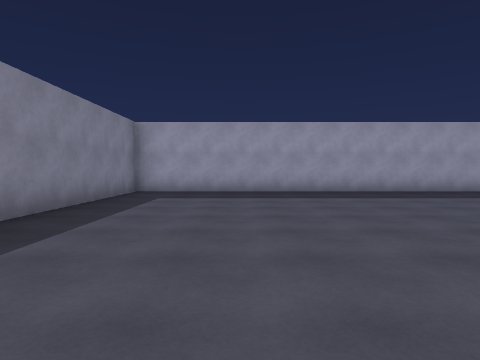
view 1 (above)

24 first-person views from a walk through a scene from a Unity 3-D project. The camera is 1.3 m above the floor, tilts 2° down and sees 75° across. The floor is counted in squares, 2 m on a side. Each view is taken from the middle of a square. On the plan, view 1 faces up. The plan holds only what a view shows up to about 10 squares ahead; the rest is blank. The place goes on beyond the plan. The player character is not drawn. Surface patterns are stand-ins for the level's own textures.

view 2
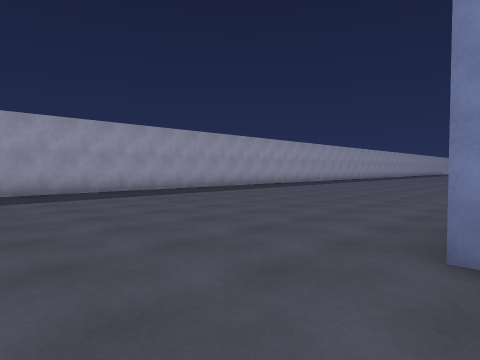

view 3
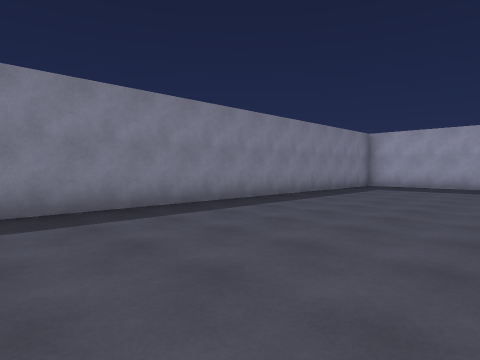

view 4
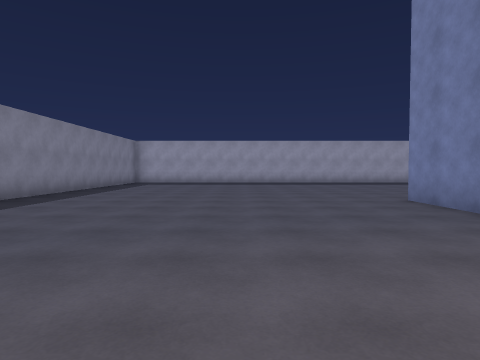

view 5
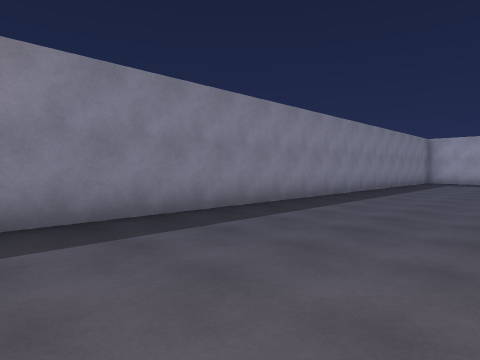

view 6
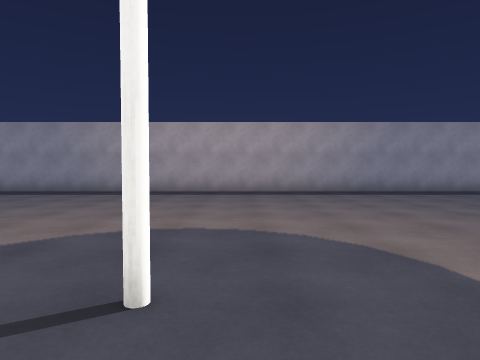

view 7
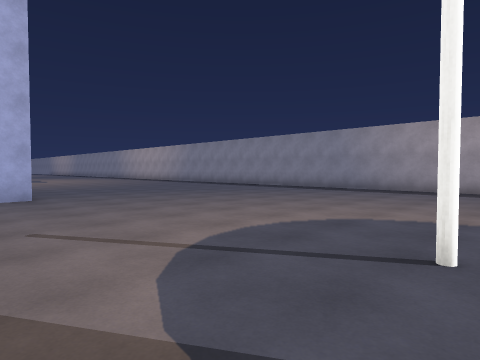

view 8
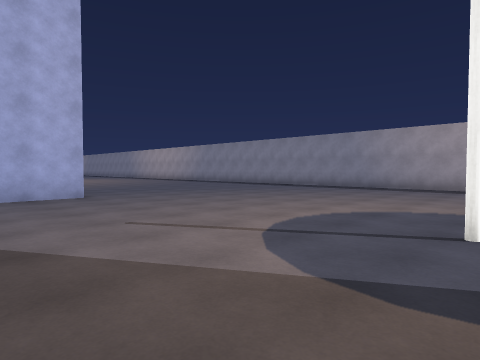

view 9
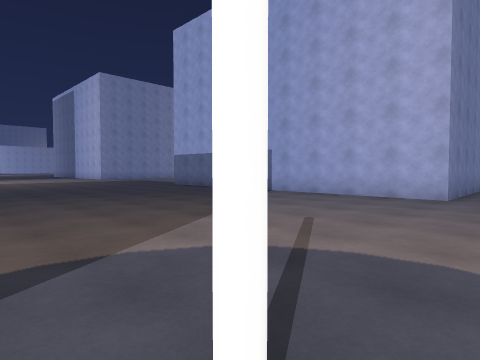

view 10
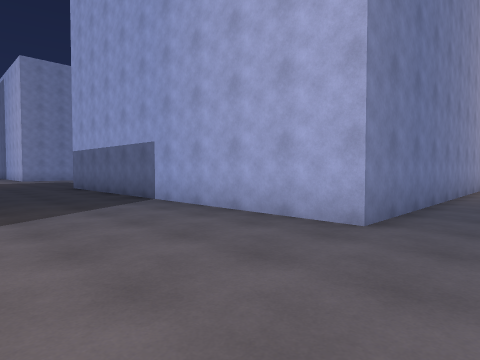

view 11
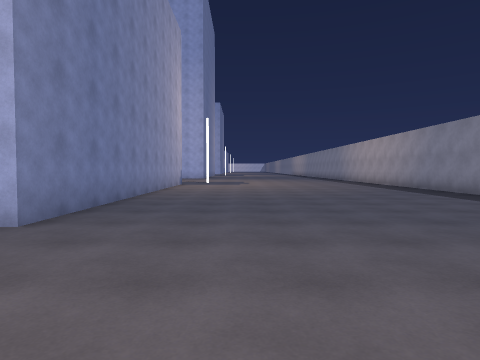

view 12
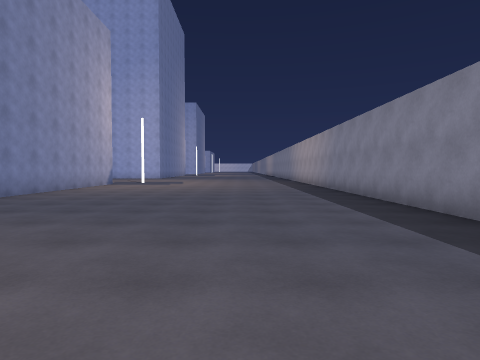

view 13
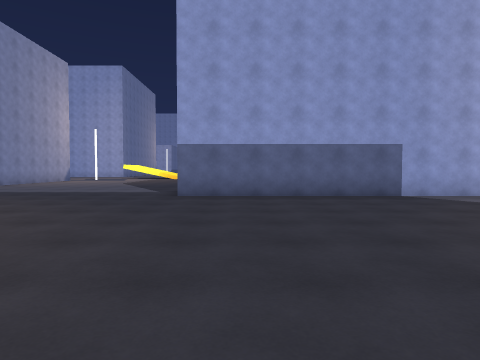

view 14
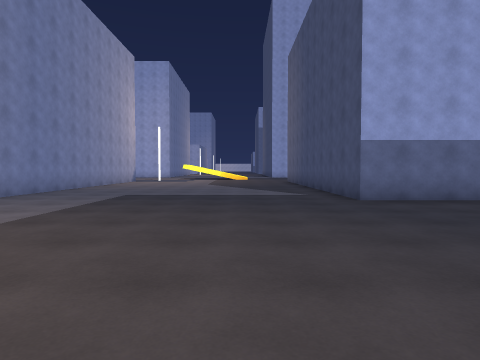

view 15
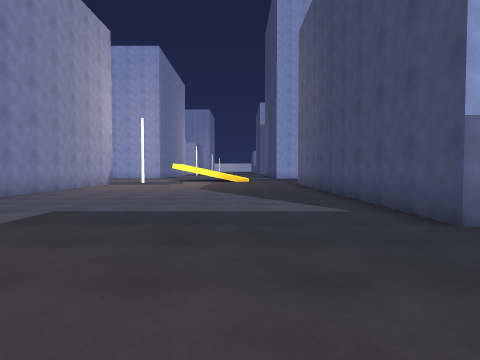

view 16
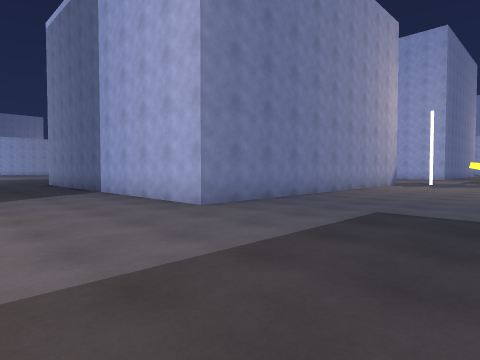

view 17
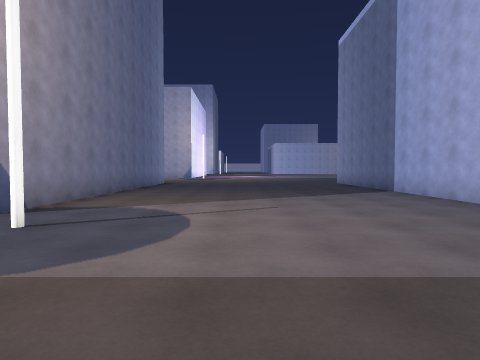

view 18
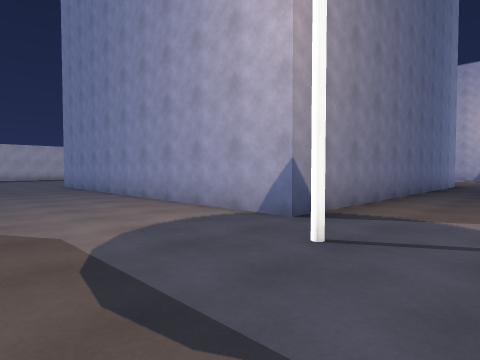

view 19
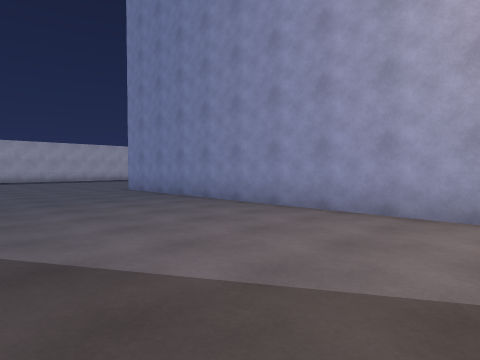

view 20
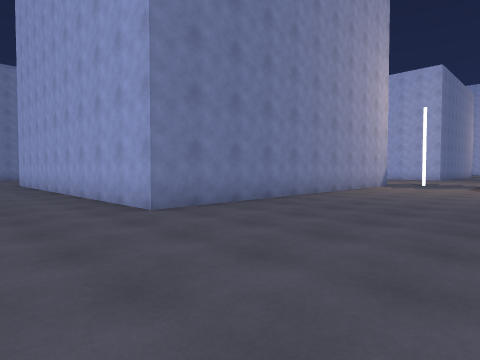

view 21
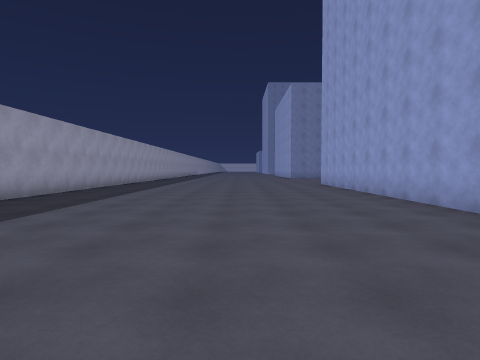

view 22
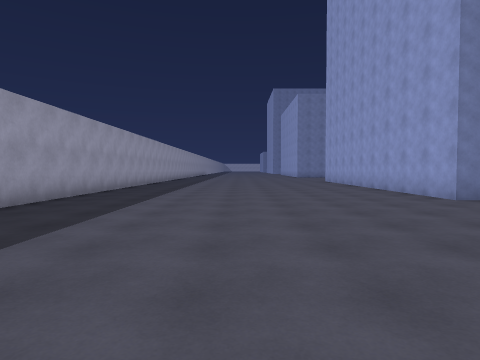

view 23
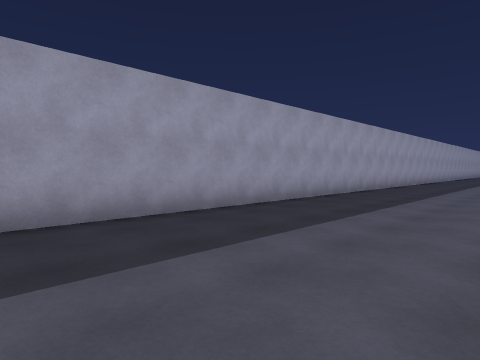

view 24
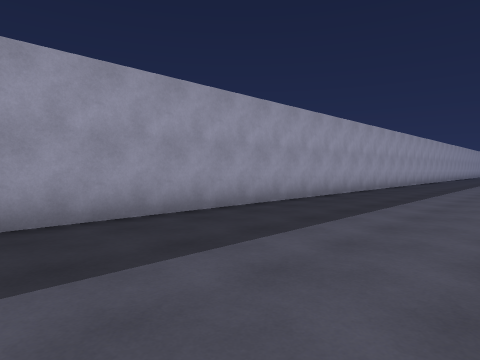

### Floor plan
Points are (right, up) in squares from view 1. A wall is a line through its corners. A room is listed if a view was taken in it or the views show most of it. See-through windows are left out.
Room 1 (views 1, 2, 3, 4, 5, 6, 7, 8, 9, 10, 11, 12, 13, 14, 15, 16, 17, 18, 19, 20, 21, 22, 23, 24)
walls: (5.5, -1.5) (5.5, 0.5); (31.5, -9.5) (23.5, -9.5) (23.5, 0.5) (30.6, 0.5); (8.2, 9) (-3, 9) (-3, -24); (23.5, -24) (23.5, -17.5) (29.8, -17.5); (5.5, -24.5) (5.5, -17.5) (15.5, -17.5) (15.5, -24); (30, 9) (10.5, 9)

Positions as (right, up) in squares from view 1, and headings:
1: (0, 0), facing up
2: (3, 0), facing up-right
3: (2, -3), facing up-left
4: (2, -6), facing up
5: (1, -7), facing up-left
6: (6, -10), facing left
7: (7, -10), facing down-left
8: (8, -10), facing down-left
9: (4, -10), facing down-right
10: (4, -14), facing down-right
11: (3, -14), facing down
12: (0, -14), facing down
13: (14, -10), facing down
14: (18, -11), facing down
15: (18, -14), facing down
16: (19, -14), facing down-right
17: (19, -13), facing right
18: (20, -12), facing up-right
19: (19, -9), facing up-right
20: (19, 3), facing down-right
21: (20, 4), facing right
22: (17, 5), facing right
23: (15, 5), facing up-right
24: (10, 5), facing up-right
